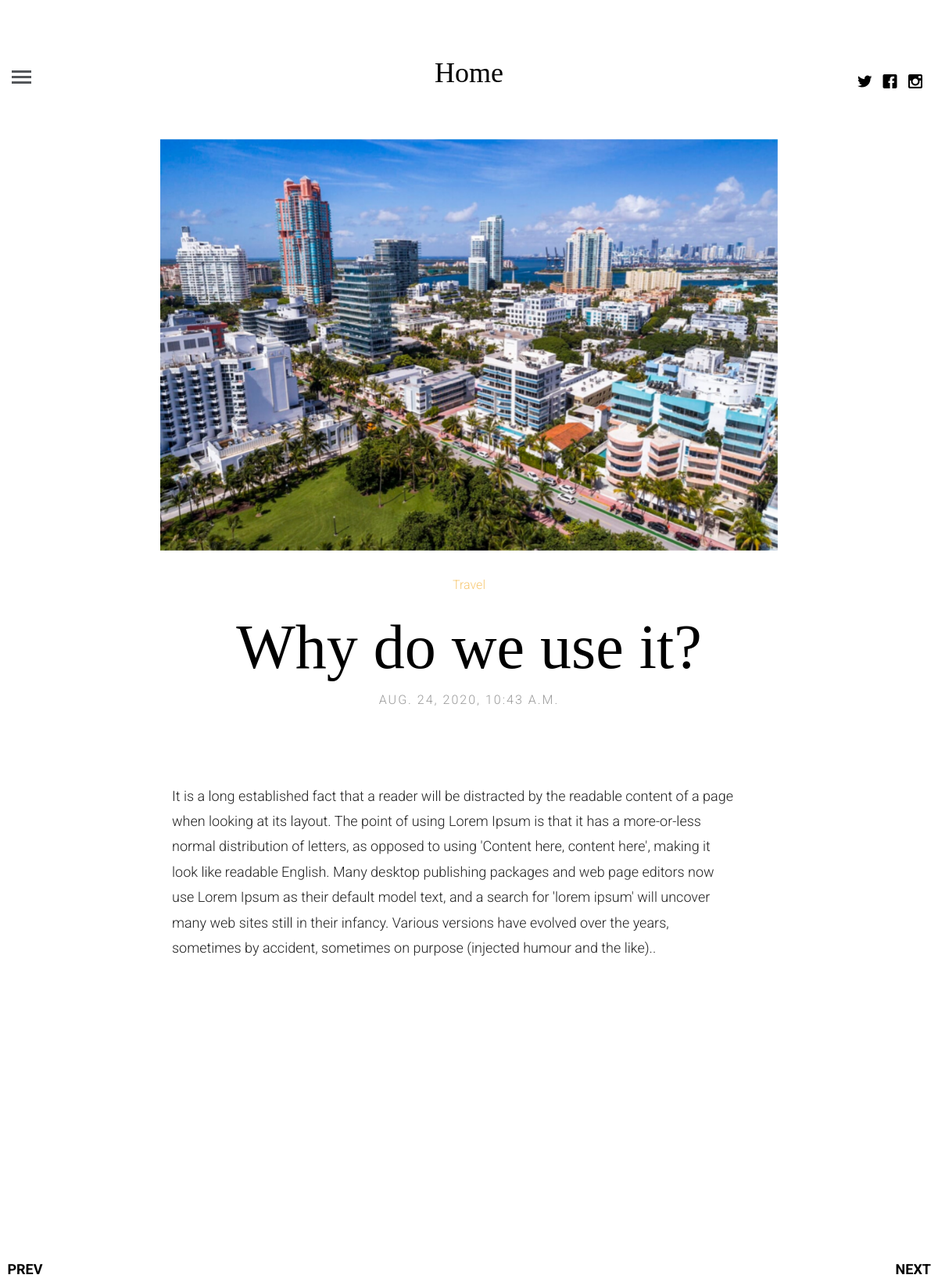
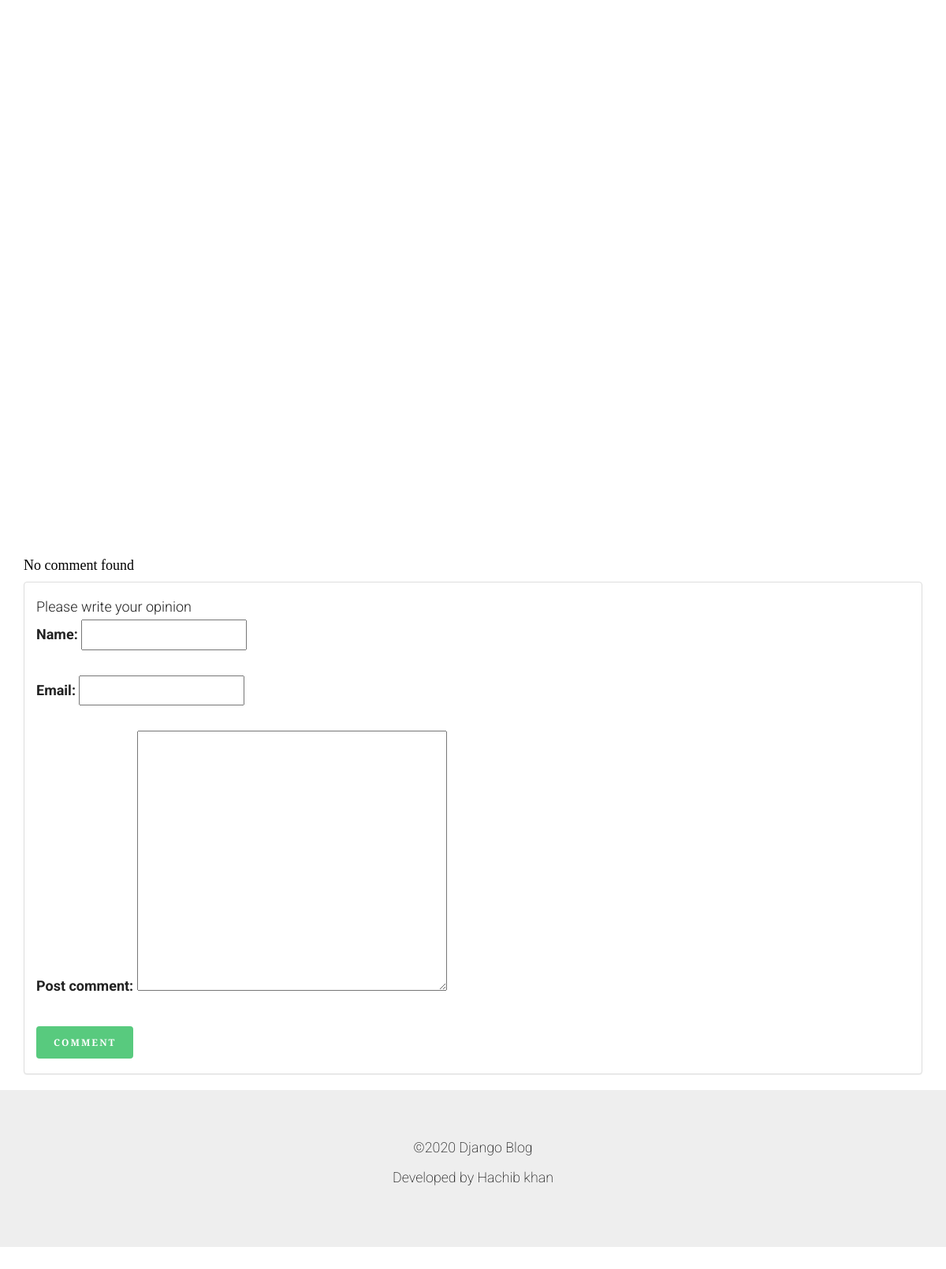
Page /single/13 on the committed database (2 pictures, top to bottom).
### blogapp/models.py (models this page shows, shortened)
class Article(models.Model):
    article_author = models.ForeignKey(Author, on_delete=models.CASCADE)
    title = models.CharField(max_length=200)
    posted_on = models.DateTimeField(auto_now=False, auto_now_add=True)
    updated_on = models.DateTimeField(auto_now=True, auto_now_add=False)
    body = models.TextField()
    image = models.FileField()
    category = models.ForeignKey(Category, on_delete=models.CASCADE)

class Category(models.Model):
    name = models.CharField(max_length=100)

### blogapp/views.py (the view, shortened to what this page needs)
# urls.py: path('single/<int:id>', views.SingleView.as_view(), name='single'),
class SingleView(View):
    template_name = 'single.html'
    def get(self, request, id):
        post = get_object_or_404(Article, pk=id)
        first = Article.objects.first()
        last = Article.objects.last()
        comment = Comment.objects.filter(post=id)
        related_post = Article.objects.filter(category=post.category).exclude(id=id)[:4]
        form = CommentForm
        context = {
            "post": post,
            "first": first,
            "last": last,
            "related": related_post,
            "form": form,
            "comment": comment
        }
        return render(request, self.template_name, context)

### templates/single.html (shortened to what this page needs)
{% extends 'base.html' %}
{% load static %}
{% block content %}
{% if post.id > first.id %}
<a href="{% url 'blog:single' post.id|add:'-1' %}" class="fh5co-post-prev"><span><i class="icon-chevron-left"></i> Prev</span></a>
{% endif %}
{% if post.id < last.id %}
<a href="{% url 'blog:single' post.id|add:'1' %}" class="fh5co-post-next"><span>Next <i class="icon-chevron-right"></i></span></a>
{% endif %}
<div class="row fh5co-post-entry single-entry">
	<article class="col-lg-8 col-lg-offset-2 col-md-8 col-md-offset-2 col-sm-8 col-sm-offset-2 col-xs-12 col-xs-offset-0">
		<figure class="animate-box">
			<a href="{% url 'blog:single' post.id %}"><img src="{{post.image.url}}" alt="Image" class="img-responsive"></a>
		</figure>
		<span class="fh5co-meta animate-box"><a href="{% url 'blog:category' post.category.name %}">{{post.category.name}}</a></span>
		<h5 class="fh5co-article-title animate-box">{{post.title}}</h5>
		<span class="fh5co-meta fh5co-date animate-box">{{post.posted_on}}</span>
		<div class="col-lg-12 col-lg-offset-0 col-md-12 col-md-offset-0 col-sm-12 col-sm-offset-0 col-xs-12 col-xs-offset-0 text-left content-article">
			<div class="row">
				<div class="col-lg-12 cp-r animate-box">
					<p>{{post.body}}.</p>
				</div>
			</div>
		</div>
	</article>
	{% for r in related %}
	<article class="col-lg-8 col-lg-offset-2 col-md-8 col-md-offset-2 col-sm-8 col-sm-offset-2 col-xs-12 col-xs-offset-0">
		<div class="col-lg-12 col-lg-offset-0 col-md-12 col-md-offset-0 col-sm-12 col-sm-offset-0 col-xs-12 col-xs-offset-0 text-left content-article">
			<div class="row">
			</div>
		</div>
	</article>
	{% endfor %}
</div>
	<div class="container">
		{% for com in comment %}
		<h3>Name: {{com.name}}</h3>
		<h4>{{com.email}}</h4>
		<p>{{com.post_comment}}</p>
		{% empty %}
		<h4>No comment found</h4>
		{% endfor %}
	</div>
	<div class="container">
		<div class="panel panel-default">
  			<div class="panel-body">
    			Please write your opinion
				<form method="POST">
					{{form.as_p}}
					<button class="btn btn-success">Comment</button>
				</form>
  			</div>
		</div>
	</div>
{% endblock %}

### static/css/icomoon.css (style rules this page uses)
[class^="icon-"], [class*=" icon-"] { font-family: 'icomoon' !important; speak: none; font-style: normal; font-weight: normal; font-variant: normal; text-transform: none; line-height: 1; -webkit-font-smoothing: antialiased; -moz-osx-font-smoothing: grayscale; }
.icon-chevron-left:before { content: "\e922"; }
.icon-chevron-right:before { content: "\e923"; }

### static/css/style.css (style rules this page uses)
html { background: #fff; }
body { font-family: "Roboto", arial, sans-serif; font-size: 18px; font-weight: 300; line-height: 1.8; color: #222; background: #fff; }
a { color: #f7c873; -webkit-transition: 0.5s; -o-transition: 0.5s; transition: 0.5s; }
h1, h2, h3, h4, h5, h6 { font-family: "Playfair Display", times, serif; color: #000; }
p { margin-bottom: 30px; }
.btn { margin-right: 4px; margin-bottom: 4px; font-family: "Playfair Display", times, serif; font-size: 12px; letter-spacing: 2px; text-transform: uppercase; font-weight: 700; -webkit-border-radius: 4px; -moz-border-radius: 4px; -ms-border-radius: 4px; border-radius: 4px; -webkit-transition: 0.5s; -o-transition: 0.5s; transition: 0.5s; }
.btn-success { background: #58ca7e; color: #fff; border: 2px solid #58ca7e; }
.fh5co-post-prev, .fh5co-post-next { position: fixed; z-index: 999; top: 50%; height: 50px; margin-top: -25px; color: #000; text-transform: uppercase; font-weight: bold; -webkit-transition: 0.5s; -o-transition: 0.5s; transition: 0.5s; }
.fh5co-post-prev span, .fh5co-post-next span { vertical-align: base; width: 100px; }
.fh5co-post-prev span i, .fh5co-post-next span i { top: 7px; position: relative; font-size: 30px; color: #000; }
.fh5co-post-prev { left: 0; margin-left: -25px; }
.fh5co-post-next { right: 0; margin-right: -25px; }
.fh5co-post-entry.single-entry .fh5co-article-title { font-size: 80px; }
.fh5co-post-entry article { text-align: center; float: left; margin-bottom: 110px; padding-left: 3em; padding-right: 3em; }
@media screen and (max-width: 1200px) { .fh5co-post-entry article { margin-bottom: 80px; padding-left: 15px; padding-right: 15px; } }
.fh5co-post-entry article a img { opacity: 1; -webkit-transition: 0.5s; -o-transition: 0.5s; transition: 0.5s; }
.fh5co-post-entry article figure { margin-bottom: 30px; }
.fh5co-post-entry article .fh5co-meta { font-size: 16px; font-family: "Roboto", arial, sans-serif; color: #999999; margin-bottom: 20px; display: block; }
.fh5co-post-entry article .fh5co-meta.fh5co-date { text-transform: uppercase; letter-spacing: 2px; }
.fh5co-post-entry article .content-article { padding-top: 4em; }
.js .to-animate, .js .to-animate-2, .js .animate-box { opacity: 0; }
.cp-r { padding-right: 50px; }

### rows in the picture
Article: image (picture), category.name "Travel", title "Why do we use it?", posted_on "AUG. 24, 2020, 10:43 A.M.", body "It is a long established fact that a reader will be distracted by the readable content of a page when looking at its layout. The point of using Lorem Ipsum is that it has a more-or-less normal distribution of letters, as opposed to using 'Content here, content here', making it look like readable English. Many desktop publishing packages and web page editors now use Lorem Ipsum as their default model text, and a search for 'lorem ipsum' will uncover many web sites still in their infancy. Various versions have evolved over the years, sometimes by accident, sometimes on purpose (injected humour and the like)."
